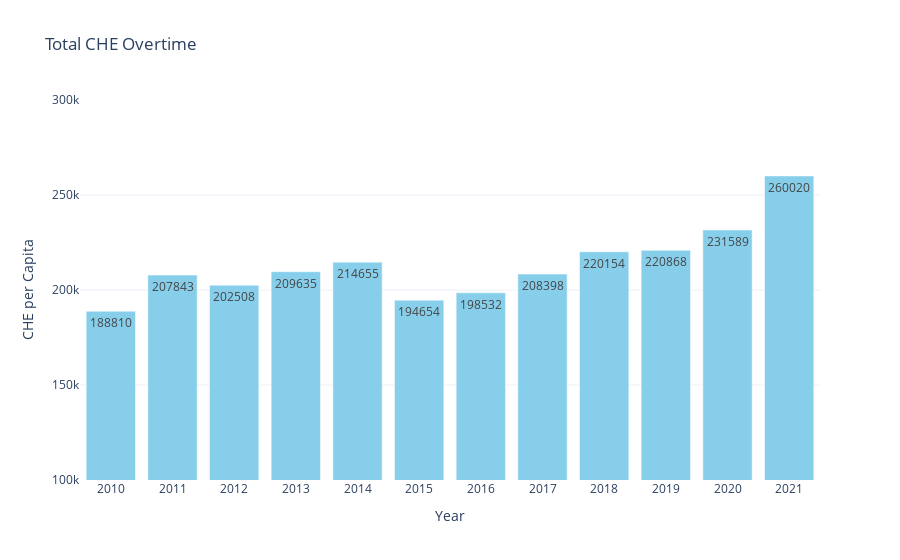

The code cell stored with this chart in its notebook:
### Code cell
fig = go.Figure()

# Add bar trace for CHE
fig.add_trace(go.Bar(
    x=pivot_total_che['Year'],
    y=pivot_total_che['CHE per Capita'],
    name='Total CHE Overtime',
    marker_color='skyblue',
    text=pivot_total_che['CHE per Capita'],  # Add data labels for CHE
    textposition='auto'  # Automatically position the text
))
# Update layout for better visualization
fig.update_layout(
    title='Total CHE Overtime',
    xaxis_title='Year',
    yaxis_title='CHE per Capita',
    barmode='group',  # Group bars together
    yaxis=dict(range=[100000, 300000]),
    template='plotly_white',  # Optional: change the template for styling
    xaxis=dict(
        tickvals=pivot_total_hle['Year'],  # Set tick positions to correspond to each country
        ticktext=pivot_total_hle['Year'])   # Use country names as tick labels
)

# Show the plot
fig.show()

### Figure 1 — Plotly figure (JSON) as saved in the notebook; plotly's stock layout.template omitted (floating-point values rounded to 4 significant figures)
{"data": [{"marker": {"color": "skyblue"}, "name": "Total CHE Overtime", "text": [188810, 207843, 202508, 209635, 214655, 194654, 198532, 208398, 220154, 220868, 231589, 260020], "textposition": "auto", "type": "bar", "x": [2010, 2011, 2012, 2013, 2014, 2015, 2016, 2017, 2018, 2019, 2020, 2021], "y": [188810, 207843, 202508, 209635, 214655, 194654, 198532, 208398, 220154, 220868, 231589, 260020]}], "layout": {"autosize": true, "barmode": "group", "title": {"text": "Total CHE Overtime"}, "xaxis": {"autorange": true, "range": [2010.0, 2022.0], "ticktext": [2010, 2011, 2012, 2013, 2014, 2015, 2016, 2017, 2018, 2019, 2020, 2021], "tickvals": [2010, 2011, 2012, 2013, 2014, 2015, 2016, 2017, 2018, 2019, 2020, 2021], "title": {"text": "Year"}, "type": "linear"}, "yaxis": {"range": [100000, 300000], "title": {"text": "CHE per Capita"}, "type": "linear"}}}
